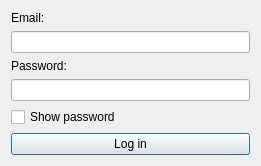
<?xml version="1.0" encoding="UTF-8"?>
<ui version="4.0">
 <class>AddAccountDialog</class>
 <widget class="QDialog" name="AddAccountDialog">
  <property name="geometry">
   <rect>
    <x>0</x>
    <y>0</y>
    <width>261</width>
    <height>158</height>
   </rect>
  </property>
  <property name="windowTitle">
   <string>Gameforge account</string>
  </property>
  <layout class="QVBoxLayout" name="verticalLayout">
   <item>
    <widget class="QLabel" name="label">
     <property name="text">
      <string>Email:</string>
     </property>
    </widget>
   </item>
   <item>
    <widget class="QLineEdit" name="emailLineEdit"/>
   </item>
   <item>
    <widget class="QLabel" name="label_2">
     <property name="text">
      <string>Password:</string>
     </property>
    </widget>
   </item>
   <item>
    <widget class="QLineEdit" name="passwordLineEdit">
     <property name="echoMode">
      <enum>QLineEdit::Password</enum>
     </property>
    </widget>
   </item>
   <item>
    <widget class="QCheckBox" name="showPasswordCheckBox">
     <property name="text">
      <string>Show password</string>
     </property>
    </widget>
   </item>
   <item>
    <widget class="QPushButton" name="loginButton">
     <property name="text">
      <string>Log in</string>
     </property>
    </widget>
   </item>
  </layout>
 </widget>
 <resources/>
 <connections/>
</ui>
